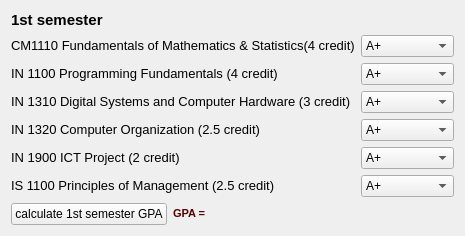
  <widget class="QWidget" name="layoutWidget">
   <property name="geometry">
    <rect>
     <x>10</x>
     <y>30</y>
     <width>439</width>
     <height>213</height>
    </rect>
   </property>
   <layout class="QVBoxLayout" name="verticalLayout_7">
    <item>
     <widget class="QLabel" name="label_2">
      <property name="text">
       <string>&lt;!DOCTYPE HTML PUBLIC &quot;-//W3C//DTD HTML 4.0//EN&quot; &quot;http://www.w3.org/TR/REC-html40/strict.dtd&quot;&gt;
&lt;html&gt;&lt;head&gt;&lt;meta name=&quot;qrichtext&quot; content=&quot;1&quot; /&gt;&lt;style type=&quot;text/css&quot;&gt;
p, li { white-space: pre-wrap; }
&lt;/style&gt;&lt;/head&gt;&lt;body style=&quot; font-family:'MS Shell Dlg 2'; font-size:8.25pt; font-weight:400; font-style:normal;&quot;&gt;
&lt;p style=&quot; margin-top:0px; margin-bottom:0px; margin-left:0px; margin-right:0px; -qt-block-indent:0; text-indent:0px;&quot;&gt;&lt;span style=&quot; font-size:11pt; font-weight:600;&quot;&gt;1st semester&lt;/span&gt;&lt;/p&gt;&lt;/body&gt;&lt;/html&gt;</string>
      </property>
     </widget>
    </item>
    <item>
     <layout class="QVBoxLayout" name="verticalLayout_5">
      <item>
       <layout class="QHBoxLayout" name="horizontalLayout_4">
        <item>
         <layout class="QVBoxLayout" name="verticalLayout_2">
          <item>
           <widget class="QLabel" name="label_3">
            <property name="text">
             <string>&lt;!DOCTYPE HTML PUBLIC &quot;-//W3C//DTD HTML 4.0//EN&quot; &quot;http://www.w3.org/TR/REC-html40/strict.dtd&quot;&gt;
&lt;html&gt;&lt;head&gt;&lt;meta name=&quot;qrichtext&quot; content=&quot;1&quot; /&gt;&lt;style type=&quot;text/css&quot;&gt;
p, li { white-space: pre-wrap; }
&lt;/style&gt;&lt;/head&gt;&lt;body style=&quot; font-family:'MS Shell Dlg 2'; font-size:8.25pt; font-weight:400; font-style:normal;&quot;&gt;
&lt;p style=&quot; margin-top:0px; margin-bottom:0px; margin-left:0px; margin-right:0px; -qt-block-indent:0; text-indent:0px;&quot;&gt;&lt;span style=&quot; font-size:10pt;&quot;&gt;CM1110 Fundamentals of Mathematics &amp;amp; Statistics(4 credit)&lt;/span&gt;&lt;/p&gt;&lt;/body&gt;&lt;/html&gt;</string>
            </property>
           </widget>
          </item>
          <item>
           <widget class="QLabel" name="label_4">
            <property name="text">
             <string>&lt;!DOCTYPE HTML PUBLIC &quot;-//W3C//DTD HTML 4.0//EN&quot; &quot;http://www.w3.org/TR/REC-html40/strict.dtd&quot;&gt;
&lt;html&gt;&lt;head&gt;&lt;meta name=&quot;qrichtext&quot; content=&quot;1&quot; /&gt;&lt;style type=&quot;text/css&quot;&gt;
p, li { white-space: pre-wrap; }
&lt;/style&gt;&lt;/head&gt;&lt;body style=&quot; font-family:'MS Shell Dlg 2'; font-size:8.25pt; font-weight:400; font-style:normal;&quot;&gt;
&lt;p style=&quot; margin-top:0px; margin-bottom:0px; margin-left:0px; margin-right:0px; -qt-block-indent:0; text-indent:0px;&quot;&gt;&lt;span style=&quot; font-size:10pt;&quot;&gt;IN 1100 Programming Fundamentals (4 credit)&lt;/span&gt;&lt;/p&gt;&lt;/body&gt;&lt;/html&gt;</string>
            </property>
           </widget>
          </item>
          <item>
           <widget class="QLabel" name="label_5">
            <property name="text">
             <string>&lt;!DOCTYPE HTML PUBLIC &quot;-//W3C//DTD HTML 4.0//EN&quot; &quot;http://www.w3.org/TR/REC-html40/strict.dtd&quot;&gt;
&lt;html&gt;&lt;head&gt;&lt;meta name=&quot;qrichtext&quot; content=&quot;1&quot; /&gt;&lt;style type=&quot;text/css&quot;&gt;
p, li { white-space: pre-wrap; }
&lt;/style&gt;&lt;/head&gt;&lt;body style=&quot; font-family:'MS Shell Dlg 2'; font-size:8.25pt; font-weight:400; font-style:normal;&quot;&gt;
&lt;p style=&quot; margin-top:0px; margin-bottom:0px; margin-left:0px; margin-right:0px; -qt-block-indent:0; text-indent:0px;&quot;&gt;&lt;span style=&quot; font-size:10pt;&quot;&gt;IN 1310 Digital Systems and Computer Hardware (3 credit)&lt;/span&gt;&lt;/p&gt;&lt;/body&gt;&lt;/html&gt;</string>
            </property>
           </widget>
          </item>
          <item>
           <widget class="QLabel" name="label_6">
            <property name="text">
             <string>&lt;!DOCTYPE HTML PUBLIC &quot;-//W3C//DTD HTML 4.0//EN&quot; &quot;http://www.w3.org/TR/REC-html40/strict.dtd&quot;&gt;
&lt;html&gt;&lt;head&gt;&lt;meta name=&quot;qrichtext&quot; content=&quot;1&quot; /&gt;&lt;style type=&quot;text/css&quot;&gt;
p, li { white-space: pre-wrap; }
&lt;/style&gt;&lt;/head&gt;&lt;body style=&quot; font-family:'MS Shell Dlg 2'; font-size:8.25pt; font-weight:400; font-style:normal;&quot;&gt;
&lt;p style=&quot; margin-top:0px; margin-bottom:0px; margin-left:0px; margin-right:0px; -qt-block-indent:0; text-indent:0px;&quot;&gt;&lt;span style=&quot; font-size:10pt;&quot;&gt;IN 1320 Computer Organization (2.5 credit)&lt;/span&gt;&lt;/p&gt;&lt;/body&gt;&lt;/html&gt;</string>
            </property>
           </widget>
          </item>
          <item>
           <widget class="QLabel" name="label_7">
            <property name="text">
             <string>&lt;!DOCTYPE HTML PUBLIC &quot;-//W3C//DTD HTML 4.0//EN&quot; &quot;http://www.w3.org/TR/REC-html40/strict.dtd&quot;&gt;
&lt;html&gt;&lt;head&gt;&lt;meta name=&quot;qrichtext&quot; content=&quot;1&quot; /&gt;&lt;style type=&quot;text/css&quot;&gt;
p, li { white-space: pre-wrap; }
&lt;/style&gt;&lt;/head&gt;&lt;body style=&quot; font-family:'MS Shell Dlg 2'; font-size:8.25pt; font-weight:400; font-style:normal;&quot;&gt;
&lt;p style=&quot; margin-top:0px; margin-bottom:0px; margin-left:0px; margin-right:0px; -qt-block-indent:0; text-indent:0px;&quot;&gt;&lt;span style=&quot; font-size:10pt;&quot;&gt;IN 1900 ICT Project (2 credit)&lt;/span&gt;&lt;/p&gt;&lt;/body&gt;&lt;/html&gt;</string>
            </property>
           </widget>
          </item>
          <item>
           <widget class="QLabel" name="label_8">
            <property name="text">
             <string>&lt;!DOCTYPE HTML PUBLIC &quot;-//W3C//DTD HTML 4.0//EN&quot; &quot;http://www.w3.org/TR/REC-html40/strict.dtd&quot;&gt;
&lt;html&gt;&lt;head&gt;&lt;meta name=&quot;qrichtext&quot; content=&quot;1&quot; /&gt;&lt;style type=&quot;text/css&quot;&gt;
p, li { white-space: pre-wrap; }
&lt;/style&gt;&lt;/head&gt;&lt;body style=&quot; font-family:'MS Shell Dlg 2'; font-size:8.25pt; font-weight:400; font-style:normal;&quot;&gt;
&lt;p style=&quot; margin-top:0px; margin-bottom:0px; margin-left:0px; margin-right:0px; -qt-block-indent:0; text-indent:0px;&quot;&gt;&lt;span style=&quot; font-size:10pt;&quot;&gt;IS 1100 Principles of Management (2.5 credit)&lt;/span&gt;&lt;/p&gt;&lt;/body&gt;&lt;/html&gt;</string>
            </property>
           </widget>
          </item>
         </layout>
        </item>
        <item>
         <layout class="QVBoxLayout" name="verticalLayout">
          <item>
           <widget class="QComboBox" name="comboBox">
            <item>
             <property name="text">
              <string>A+</string>
             </property>
            </item>
            <item>
             <property name="text">
              <string>A</string>
             </property>
            </item>
            <item>
             <property name="text">
              <string>A-</string>
             </property>
            </item>
            <item>
             <property name="text">
              <string>B+</string>
             </property>
            </item>
            <item>
             <property name="text">
              <string>B</string>
             </property>
            </item>
            <item>
             <property name="text">
              <string>B-</string>
             </property>
            </item>
            <item>
             <property name="text">
              <string>C+</string>
             </property>
            </item>
            <item>
             <property name="text">
              <string>C</string>
             </property>
            </item>
            <item>
             <property name="text">
              <string>C-</string>
             </property>
            </item>
            <item>
             <property name="text">
              <string>D</string>
             </property>
            </item>
            <item>
             <property name="text">
              <string>I</string>
             </property>
            </item>
            <item>
             <property name="text">
              <string>F</string>
             </property>
            </item>
            <item>
             <property name="text">
              <string>Not release</string>
             </property>
            </item>
           </widget>
          </item>
          <item>
           <widget class="QComboBox" name="comboBox_2">
            <item>
             <property name="text">
              <string>A+</string>
             </property>
            </item>
            <item>
             <property name="text">
              <string>A</string>
             </property>
            </item>
            <item>
             <property name="text">
              <string>A-</string>
             </property>
            </item>
            <item>
             <property name="text">
              <string>B+</string>
             </property>
            </item>
            <item>
             <property name="text">
              <string>B</string>
             </property>
            </item>
            <item>
             <property name="text">
              <string>B-</string>
             </property>
            </item>
            <item>
             <property name="text">
              <string>C+</string>
             </property>
            </item>
            <item>
             <property name="text">
              <string>C</string>
             </property>
            </item>
            <item>
             <property name="text">
              <string>C-</string>
             </property>
            </item>
            <item>
             <property name="text">
              <string>D</string>
             </property>
            </item>
            <item>
             <property name="text">
              <string>I</string>
             </property>
            </item>
            <item>
             <property name="text">
              <string>F</string>
             </property>
            </item>
            <item>
             <property name="text">
              <string>Not release</string>
             </property>
            </item>
           </widget>
          </item>
          <item>
           <widget class="QComboBox" name="comboBox_3">
            <item>
             <property name="text">
              <string>A+</string>
             </property>
            </item>
            <item>
             <property name="text">
              <string>A</string>
             </property>
            </item>
            <item>
             <property name="text">
              <string>A-</string>
             </property>
            </item>
            <item>
             <property name="text">
              <string>B+</string>
             </property>
            </item>
            <item>
             <property name="text">
              <string>B</string>
             </property>
            </item>
            <item>
             <property name="text">
              <string>B-</string>
             </property>
            </item>
            <item>
             <property name="text">
              <string>C+</string>
             </property>
            </item>
            <item>
             <property name="text">
              <string>C</string>
             </property>
            </item>
            <item>
             <property name="text">
              <string>C-</string>
             </property>
            </item>
            <item>
             <property name="text">
              <string>D</string>
             </property>
            </item>
            <item>
             <property name="text">
              <string>I</string>
             </property>
            </item>
            <item>
             <property name="text">
              <string>F</string>
             </property>
            </item>
            <item>
             <property name="text">
              <string>Not release</string>
             </property>
            </item>
           </widget>
          </item>
          <item>
           <widget class="QComboBox" name="comboBox_4">
            <item>
             <property name="text">
              <string>A+</string>
             </property>
            </item>
            <item>
             <property name="text">
              <string>A</string>
             </property>
            </item>
            <item>
             <property name="text">
              <string>A-</string>
             </property>
            </item>
            <item>
             <property name="text">
              <string>B+</string>
             </property>
            </item>
            <item>
             <property name="text">
              <string>B</string>
             </property>
            </item>
            <item>
             <property name="text">
              <string>B-</string>
             </property>
            </item>
            <item>
             <property name="text">
              <string>C+</string>
             </property>
            </item>
            <item>
             <property name="text">
              <string>C</string>
             </property>
            </item>
            <item>
             <property name="text">
              <string>C-</string>
             </property>
            </item>
            <item>
             <property name="text">
              <string>D</string>
             </property>
            </item>
            <item>
             <property name="text">
              <string>I</string>
             </property>
            </item>
            <item>
             <property name="text">
              <string>F</string>
             </property>
            </item>
            <item>
             <property name="text">
              <string>Not release</string>
             </property>
            </item>
           </widget>
          </item>
          <item>
           <widget class="QComboBox" name="comboBox_5">
            <item>
             <property name="text">
              <string>A+</string>
             </property>
            </item>
            <item>
             <property name="text">
              <string>A</string>
             </property>
            </item>
            <item>
             <property name="text">
              <string>A-</string>
             </property>
            </item>
            <item>
             <property name="text">
              <string>B+</string>
             </property>
            </item>
            <item>
             <property name="text">
              <string>B</string>
             </property>
            </item>
            <item>
             <property name="text">
              <string>B-</string>
             </property>
            </item>
            <item>
             <property name="text">
              <string>C+</string>
             </property>
            </item>
            <item>
             <property name="text">
              <string>C</string>
             </property>
            </item>
            <item>
             <property name="text">
              <string>C-</string>
             </property>
            </item>
            <item>
             <property name="text">
              <string>D</string>
             </property>
            </item>
            <item>
             <property name="text">
              <string>I</string>
             </property>
            </item>
            <item>
             <property name="text">
              <string>F</string>
             </property>
            </item>
            <item>
             <property name="text">
              <string>Not release</string>
             </property>
            </item>
           </widget>
          </item>
          <item>
           <widget class="QComboBox" name="comboBox_6">
            <item>
             <property name="text">
              <string>A+</string>
             </property>
            </item>
            <item>
             <property name="text">
              <string>A</string>
             </property>
            </item>
            <item>
             <property name="text">
              <string>A-</string>
             </property>
            </item>
            <item>
             <property name="text">
              <string>B+</string>
             </property>
            </item>
            <item>
             <property name="text">
              <string>B</string>
             </property>
            </item>
            <item>
             <property name="text">
              <string>B-</string>
             </property>
            </item>
            <item>
             <property name="text">
              <string>C+</string>
             </property>
            </item>
            <item>
             <property name="text">
              <string>C</string>
             </property>
            </item>
            <item>
             <property name="text">
              <string>C-</string>
             </property>
            </item>
            <item>
             <property name="text">
              <string>D</string>
             </property>
            </item>
            <item>
             <property name="text">
              <string>I</string>
             </property>
            </item>
            <item>
             <property name="text">
              <string>F</string>
             </property>
            </item>
            <item>
             <property name="text">
              <string>Not release</string>
             </property>
            </item>
           </widget>
          </item>
         </layout>
        </item>
       </layout>
      </item>
      <item>
       <layout class="QHBoxLayout" name="horizontalLayout">
        <item>
         <widget class="QPushButton" name="pushButton">
          <property name="text">
           <string>calculate 1st semester GPA</string>
          </property>
         </widget>
        </item>
        <item>
         <widget class="QLabel" name="label_16">
          <property name="text">
           <string>&lt;!DOCTYPE HTML PUBLIC &quot;-//W3C//DTD HTML 4.0//EN&quot; &quot;http://www.w3.org/TR/REC-html40/strict.dtd&quot;&gt;
&lt;html&gt;&lt;head&gt;&lt;meta name=&quot;qrichtext&quot; content=&quot;1&quot; /&gt;&lt;style type=&quot;text/css&quot;&gt;
p, li { white-space: pre-wrap; }
&lt;/style&gt;&lt;/head&gt;&lt;body style=&quot; font-family:'MS Shell Dlg 2'; font-size:8.25pt; font-weight:400; font-style:normal;&quot;&gt;
&lt;p style=&quot; margin-top:0px; margin-bottom:0px; margin-left:0px; margin-right:0px; -qt-block-indent:0; text-indent:0px;&quot;&gt;&lt;span style=&quot; font-size:8pt; font-weight:600; color:#550000;&quot;&gt;GPA =&lt;/span&gt;&lt;/p&gt;&lt;/body&gt;&lt;/html&gt;</string>
          </property>
         </widget>
        </item>
        <item>
         <widget class="QLabel" name="label_18">
          <property name="font">
           <font>
            <pointsize>10</pointsize>
            <weight>75</weight>
            <bold>true</bold>
           </font>
          </property>
          <property name="text">
           <string/>
          </property>
         </widget>
        </item>
        <item>
         <spacer name="horizontalSpacer">
          <property name="orientation">
           <enum>Qt::Horizontal</enum>
          </property>
          <property name="sizeHint" stdset="0">
           <size>
            <width>40</width>
            <height>20</height>
           </size>
          </property>
         </spacer>
        </item>
       </layout>
      </item>
     </layout>
    </item>
   </layout>
  </widget>
